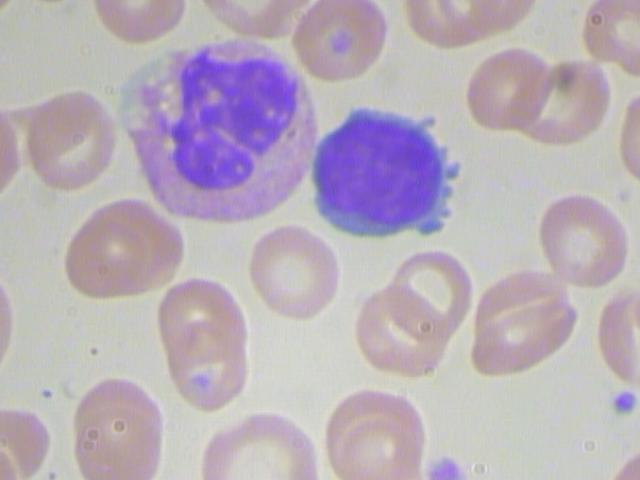
#> input picture dataset/train/img-9.jpg, 640 x 480 px, found by its file name
$ python watershed_try1.py
#> lines starting #> are read from the running program, lines starting #| are printed output that depends on the picture; after the words box and inside, x2 and y2 are one past the last pixel; in counts of white or black regions, pixels touching at a corner belong together
#> further down, image is the input picture: shape (480, 640, 3); mean B, G, R 185.7, 174.3, 184.9
#!/usr/bin/env python
# coding: utf-8

# In[1]:


import matplotlib
import matplotlib.pyplot as plt
import numpy as bb8
import cv2
from scipy import signal


# In[2]:


# iscrtavanje slika i plotova unutar samog browsera
#%matplotlib inline
# prikaz vecih slika
#matplotlib.rcParams['figure.figsize'] = 16,12


# In[3]:


def brightness_up(img):
    hsv = cv2.cvtColor(img, cv2.COLOR_BGR2HSV)
#> hsv: shape (480, 640, 3); mean H, S, V 84.7, 30.4, 193.8
    h, s, v = cv2.split(hsv)
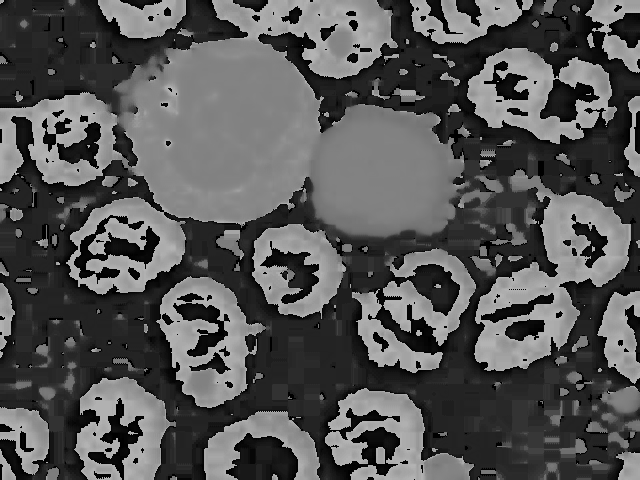
#> h: shape (480, 640); min 0, max 179, mean 84.7
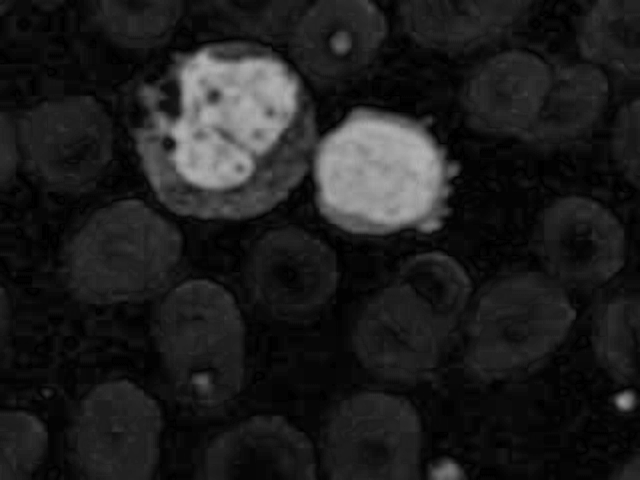
#> s: shape (480, 640); min 0, max 180, mean 30.4
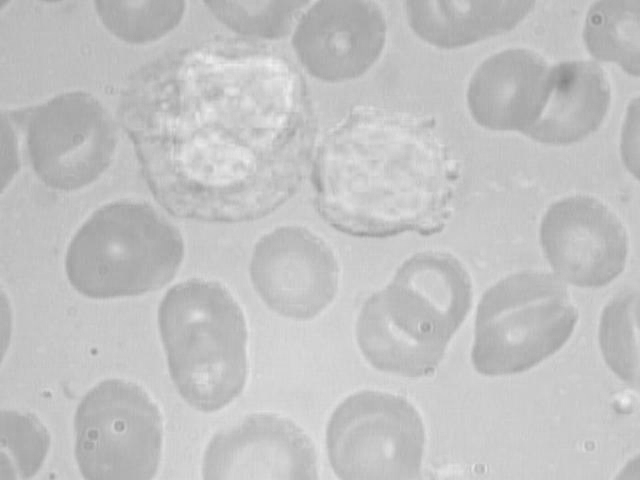
#> v: shape (480, 640); min 133, max 241, mean 193.8

    lim = 255 - 30
    v[v > lim] = 255
#> v: shape (480, 640); 0.16% of pixels changed, all inside (x1, y1, x2, y2) = (182, 54, 629, 469)
    v[v <= lim] += 30

    final_hsv = cv2.merge((h, s, v))
#> final_hsv: shape (480, 640, 3); mean H, S, V 84.7, 30.4, 223.8
    img = cv2.cvtColor(final_hsv, cv2.COLOR_HSV2BGR)

    return img


# In[4]:


def pixelVal(pix, r1, s1, r2, s2):
    if (0 <= pix and pix <= r1):
        return (s1 / r1) * pix
    elif (r1 < pix and pix <= r2):
        return ((s2 - s1) / (r2 - r1)) * (pix - r1) + s1
    else:
        return ((255 - s2) / (255 - r2)) * (pix - r2) + s2


# In[5]:


image = cv2.imread("dataset/train/img-9.jpg")
image = brightness_up(image)
gray = cv2.cvtColor(image, cv2.COLOR_BGR2GRAY)
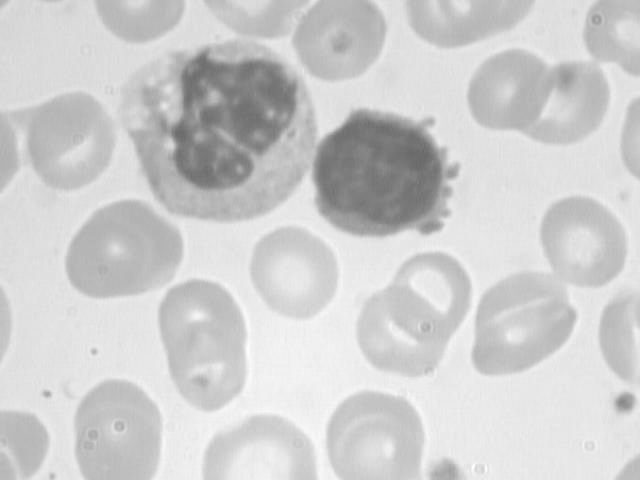
#> gray: shape (480, 640); min 103, max 254, mean 206.1

blurM = cv2.medianBlur(gray, 5)
plt.imshow(blurM)


# In[ ]:


# In[6]:


r1 = 120
s1 = 0
r2 = 200
s2 = 255


# In[7]:


pixelVal_vec = bb8.vectorize(pixelVal)

# Apply contrast stretching.
contrast_stretched = pixelVal_vec(gray, r1, s1, r2, s2)
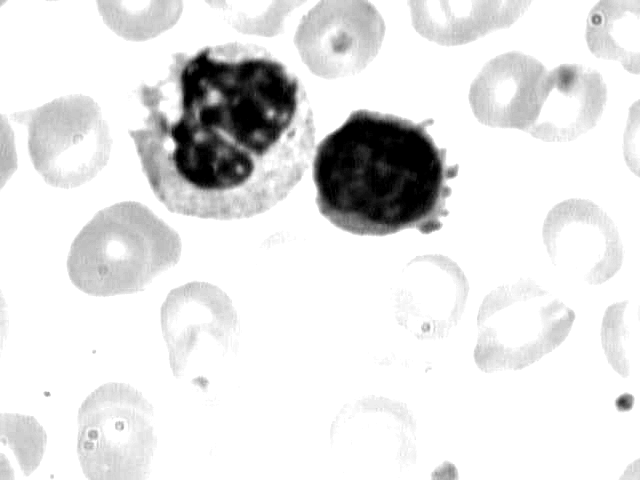
#> contrast_stretched: shape (480, 640) float64; min 0, max 255, mean 227.5
contrast_stretched_blurM = pixelVal_vec(blurM, r1, s1, r2, s2)
plt.imshow(contrast_stretched,'gray')


# In[8]:


plt.imshow(contrast_stretched_blurM,'gray')


# In[9]:


ret, image_bin = cv2.threshold(contrast_stretched, 170, 255, cv2.THRESH_BINARY) # ret je vrednost praga, image_bin je binarna slika
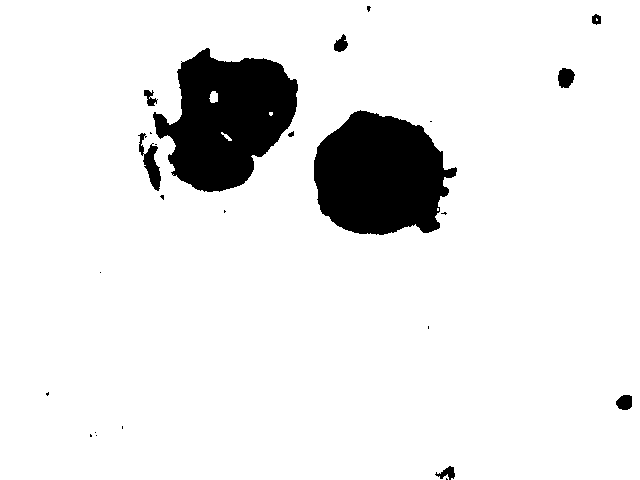
#> image_bin: shape (480, 640) float64; 90.9% white; 25 black regions (15 under 20 px), largest, box (x1, y1, x2, y2) and area: (153, 48, 298, 192) 13272, (314, 110, 457, 235) 13132, (138, 133, 161, 191) 539
plt.imshow(image_bin,'gray')


# In[10]:


kernel = cv2.getStructuringElement(cv2.MORPH_ELLIPSE,(4,4))
dilation = cv2.dilate(image_bin,kernel,iterations = 2)
#> dilation: shape (480, 640) float64; 92.5% white; 8 black regions (2 under 20 px), largest, box (x1, y1, x2, y2) and area: (318, 114, 454, 232) 11578, (159, 52, 296, 189) 11155, (148, 154, 159, 185) 118, (562, 72, 572, 85) 91, (621, 399, 630, 407) 59, (338, 43, 345, 49) 27

dilation = cv2.erode(dilation,kernel,iterations = 4)
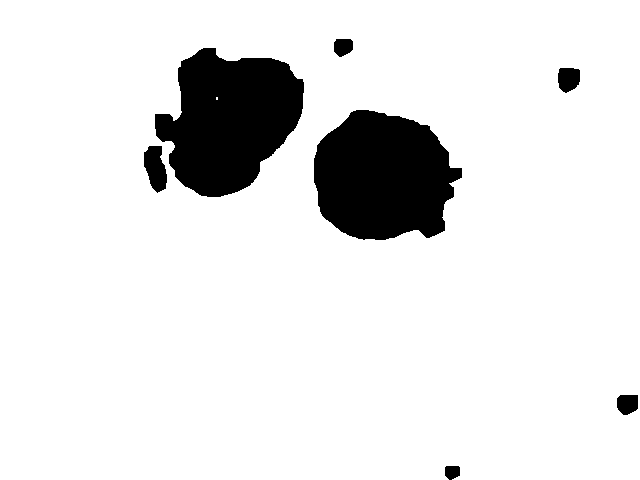
#> dilation: shape (480, 640) float64; 89.7% white; 7 black regions, largest, box (x1, y1, x2, y2) and area: (155, 48, 304, 197) 14994, (314, 110, 462, 240) 14654, (144, 146, 167, 193) 763
plt.imshow(dilation,'gray')
plt.imshow(image)


# In[11]:


plt.imshow(dilation,'gray')
#> figure, not shown here; B, G, R data is drawn as R, G, B

$ run again, with dataset/train/img-1.jpg copied over dataset/train/img-9.jpg
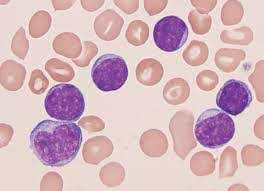
#> input picture dataset/train/img-1.jpg, 264 x 191 px, found by its file name
#> image is the input picture: shape (191, 264, 3); mean B, G, R 189, 183.6, 214
#> hsv: shape (191, 264, 3); mean H, S, V 36.8, 49.4, 216.9
#> final_hsv: shape (191, 264, 3); mean H, S, V 36.8, 49.4, 240.7
#> `ret, image_bin = cv2.threshold(contrast_stretched, 170, 255, cv2.THRES..`:
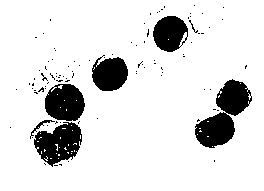
#> image_bin: shape (191, 264) float64; 86.9% white; 96 black regions (89 under 20 px), largest, box (x1, y1, x2, y2) and area: (195, 79, 252, 148) 1898, (34, 122, 82, 167) 1338, (45, 84, 85, 121) 1166
#> `dilation = cv2.erode(dilation,kernel,iterations = 4)`:
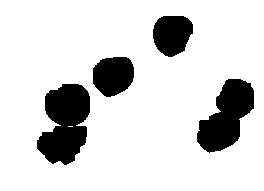
#> dilation: shape (191, 264) float64; 84% white; 4 black regions, box (x1, y1, x2, y2) and area: (37, 84, 90, 165) 2994, (197, 79, 254, 153) 2483, (93, 57, 134, 97) 1308, (153, 16, 193, 57) 1279

$ run again, with dataset/train/img-3.jpg copied over dataset/train/img-9.jpg
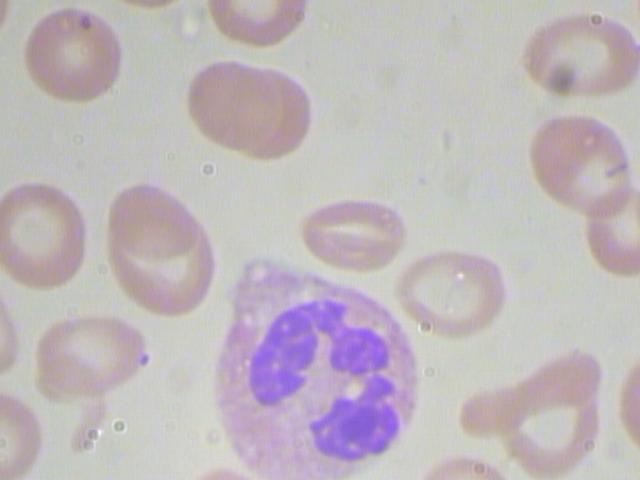
#> input picture dataset/train/img-3.jpg, 640 x 480 px, found by its file name
#> image is the input picture: shape (480, 640, 3); mean B, G, R 188.1, 183.6, 191.8
#> hsv: shape (480, 640, 3); mean H, S, V 74.4, 20.7, 195.9
#> final_hsv: shape (480, 640, 3); mean H, S, V 74.4, 20.7, 225.8
#> image_bin: shape (480, 640) float64; 96.2% white; 8 black regions (3 under 20 px), largest, box (x1, y1, x2, y2) and area: (251, 302, 388, 404) 6927, (311, 375, 399, 460) 4243, (555, 74, 572, 91) 193, (79, 16, 91, 30) 125, (142, 357, 147, 363) 20
#> `dilation = cv2.erode(dilation,kernel,iterations = 4)`:
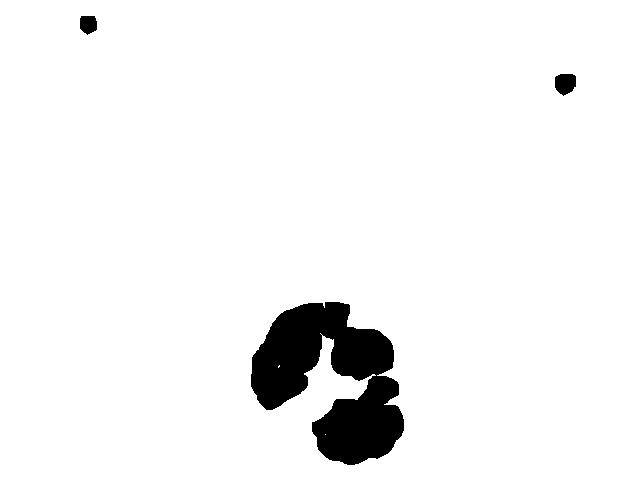
#> dilation: shape (480, 640) float64; 95.2% white; 3 black regions, box (x1, y1, x2, y2) and area: (251, 302, 404, 465) 14104, (555, 74, 576, 96) 368, (80, 16, 97, 35) 266
